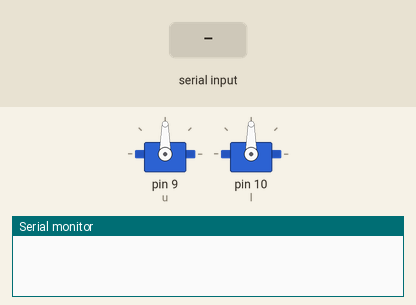
This sketch was run on a simulated Arduino Uno, built with avr-gcc and run on an emulated ATmega328P. On the bench: 2 × servo, the last lines printed to the serial monitor. The test bench sets the inputs (shaded band).

Above: at 1.2 s.
1.3 s: "1\n" received over Serial
At 2.4 s:
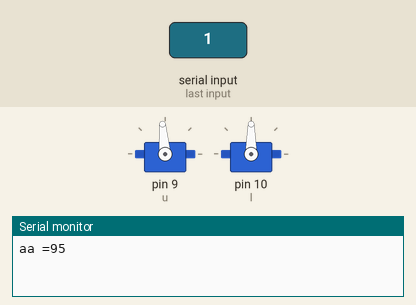
2.8 s: "1\n" received over Serial
At 3.6 s:
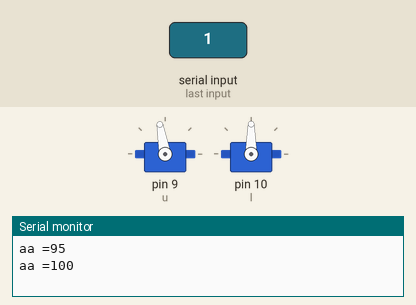
4.3 s: "3\n" received over Serial
At 4.7 s:
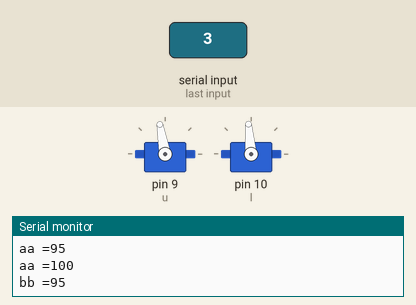
5.8 s: "3\n" received over Serial
At 7.0 s:
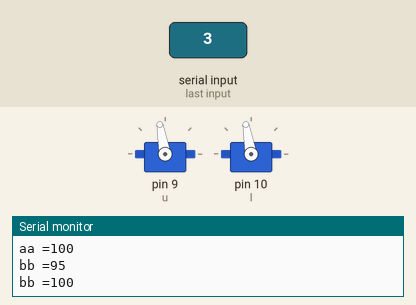
7.3 s: "2\n" received over Serial
At 8.2 s:
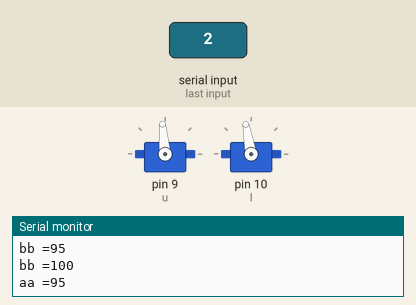
Timing chart, 0 to 9.8 s (numbered marks = the images above; inputs shaded):
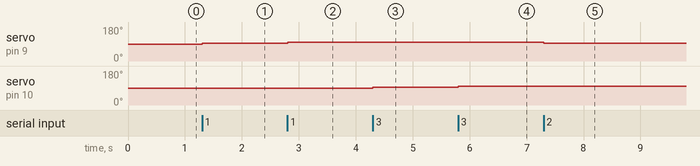

Measured:
- after the input at 1.3 s, servo on pin 9 (u): 90° → 95° at once
- after the input at 2.8 s, servo on pin 9 (u): 95° → 100° at once
- after the input at 4.3 s, servo on pin 10 (l): 90° → 95° at once
- after the input at 5.8 s, servo on pin 10 (l): 95° → 100° at once
- after the input at 7.3 s, servo on pin 9 (u): 100° → 95° at once

The sketch:

calibration.ino
```cpp
#include <Servo.h>

Servo u;
Servo l;
int aa = 90;
int bb = 90;
void setup()
{
 Serial.begin(9600);
 u.attach(9);
 l.attach(10);
 u.write(90);
 l.write(90);
}

void loop()
{

  if(Serial.available())
  {
   int x =  Serial.parseInt();
   if(x == 1)
   {
    aa = aa+5;
     u.write(aa);
     Serial.print("aa =" );Serial.println(aa);
   }
 else if(x == 2)
    {
      aa = aa-5;
      u.write(aa);
     Serial.print("aa =" );Serial.println(aa);
    }
    else if(x == 3)
    {
      bb =bb+5;
      l.write(bb);
    Serial.print("bb =" );Serial.println(bb);
    }
    else if(x == 4)
    { bb = bb-5;
      l.write(bb);
     Serial.print("bb =" );Serial.println(bb);
    }
 delay(100);
  }

}
```
